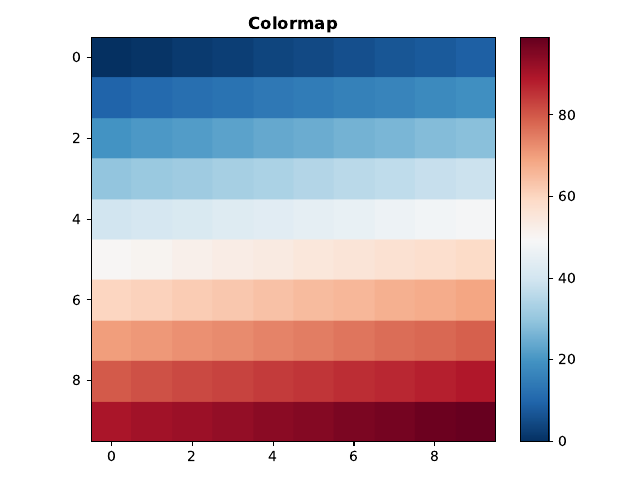

Source code (Python):
# Simple colorbar
import matplotlib.pyplot as plt
from mpl_toolkits.axes_grid1 import make_axes_locatable
import numpy as np

ax = plt.subplot()
im = ax.imshow(np.arange(100).reshape((10, 10)),  cmap='RdBu_r')

# create an axes on the right side of ax. The width of cax will be 7%
# of ax and the padding between cax and ax will be fixed at 0.25 inch.
divider = make_axes_locatable(ax)
cax = divider.append_axes("right", size="7%", pad=0.25)

plt.colorbar(im, cax=cax)
ax.set_title("Colormap", size=12, fontweight='semibold')

plt.tight_layout()
plt.savefig('colormap.pdf')
plt.show()
